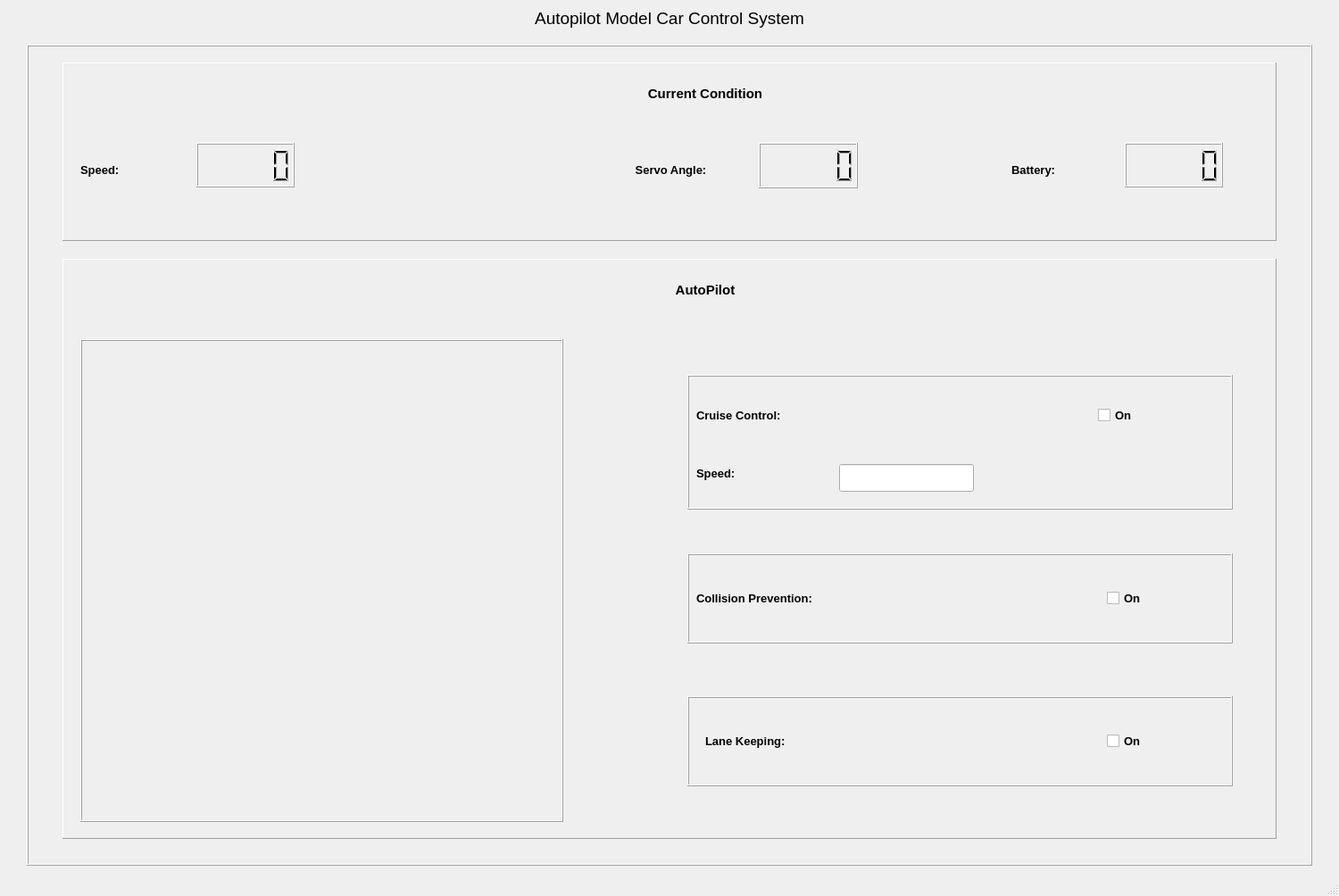
<?xml version="1.0" encoding="UTF-8"?>
<ui version="4.0">
 <class>MainWindow</class>
 <widget class="QMainWindow" name="MainWindow">
  <property name="geometry">
   <rect>
    <x>0</x>
    <y>0</y>
    <width>1500</width>
    <height>1004</height>
   </rect>
  </property>
  <property name="sizePolicy">
   <sizepolicy hsizetype="Expanding" vsizetype="Expanding">
    <horstretch>9</horstretch>
    <verstretch>0</verstretch>
   </sizepolicy>
  </property>
  <property name="minimumSize">
   <size>
    <width>1500</width>
    <height>1000</height>
   </size>
  </property>
  <property name="windowTitle">
   <string>MainWindow</string>
  </property>
  <widget class="QWidget" name="centralwidget">
   <widget class="QLabel" name="label">
    <property name="geometry">
     <rect>
      <x>0</x>
      <y>0</y>
      <width>1500</width>
      <height>40</height>
     </rect>
    </property>
    <property name="minimumSize">
     <size>
      <width>450</width>
      <height>40</height>
     </size>
    </property>
    <property name="font">
     <font>
      <family>Arial</family>
      <pointsize>14</pointsize>
     </font>
    </property>
    <property name="text">
     <string>Autopilot Model Car Control System</string>
    </property>
    <property name="alignment">
     <set>Qt::AlignCenter</set>
    </property>
   </widget>
   <widget class="QFrame" name="main">
    <property name="geometry">
     <rect>
      <x>30</x>
      <y>50</y>
      <width>1440</width>
      <height>920</height>
     </rect>
    </property>
    <property name="minimumSize">
     <size>
      <width>1440</width>
      <height>920</height>
     </size>
    </property>
    <property name="frameShape">
     <enum>QFrame::Box</enum>
    </property>
    <property name="frameShadow">
     <enum>QFrame::Raised</enum>
    </property>
    <property name="lineWidth">
     <number>1</number>
    </property>
    <widget class="QFrame" name="Condition">
     <property name="geometry">
      <rect>
       <x>40</x>
       <y>20</y>
       <width>1360</width>
       <height>200</height>
      </rect>
     </property>
     <property name="sizePolicy">
      <sizepolicy hsizetype="Expanding" vsizetype="Expanding">
       <horstretch>0</horstretch>
       <verstretch>0</verstretch>
      </sizepolicy>
     </property>
     <property name="minimumSize">
      <size>
       <width>1360</width>
       <height>150</height>
      </size>
     </property>
     <property name="frameShape">
      <enum>QFrame::Panel</enum>
     </property>
     <property name="frameShadow">
      <enum>QFrame::Raised</enum>
     </property>
     <property name="lineWidth">
      <number>1</number>
     </property>
     <widget class="QLabel" name="label_2">
      <property name="geometry">
       <rect>
        <x>40</x>
        <y>10</y>
        <width>1360</width>
        <height>50</height>
       </rect>
      </property>
      <property name="minimumSize">
       <size>
        <width>1360</width>
        <height>50</height>
       </size>
      </property>
      <property name="font">
       <font>
        <family>Arial</family>
        <pointsize>11</pointsize>
        <weight>75</weight>
        <bold>true</bold>
       </font>
      </property>
      <property name="text">
       <string>Current Condition</string>
      </property>
      <property name="alignment">
       <set>Qt::AlignCenter</set>
      </property>
     </widget>
     <widget class="QLabel" name="label_3">
      <property name="geometry">
       <rect>
        <x>20</x>
        <y>55</y>
        <width>141</width>
        <height>131</height>
       </rect>
      </property>
      <property name="font">
       <font>
        <family>Arial</family>
        <pointsize>10</pointsize>
        <weight>75</weight>
        <bold>true</bold>
       </font>
      </property>
      <property name="text">
       <string>Speed:</string>
      </property>
     </widget>
     <widget class="QLabel" name="label_4">
      <property name="geometry">
       <rect>
        <x>11</x>
        <y>50</y>
        <width>1341</width>
        <height>141</height>
       </rect>
      </property>
      <property name="font">
       <font>
        <family>Arial</family>
        <pointsize>10</pointsize>
        <weight>75</weight>
        <bold>true</bold>
       </font>
      </property>
      <property name="text">
       <string>Servo Angle:</string>
      </property>
      <property name="alignment">
       <set>Qt::AlignCenter</set>
      </property>
     </widget>
     <widget class="QLabel" name="label_5">
      <property name="geometry">
       <rect>
        <x>1063</x>
        <y>50</y>
        <width>131</width>
        <height>141</height>
       </rect>
      </property>
      <property name="font">
       <font>
        <family>Arial</family>
        <pointsize>10</pointsize>
        <weight>75</weight>
        <bold>true</bold>
       </font>
      </property>
      <property name="text">
       <string>Battery:</string>
      </property>
     </widget>
     <widget class="QLCDNumber" name="servo">
      <property name="geometry">
       <rect>
        <x>780</x>
        <y>90</y>
        <width>111</width>
        <height>51</height>
       </rect>
      </property>
      <property name="minimumSize">
       <size>
        <width>110</width>
        <height>50</height>
       </size>
      </property>
     </widget>
     <widget class="QLCDNumber" name="battery">
      <property name="geometry">
       <rect>
        <x>1190</x>
        <y>90</y>
        <width>110</width>
        <height>50</height>
       </rect>
      </property>
      <property name="minimumSize">
       <size>
        <width>110</width>
        <height>50</height>
       </size>
      </property>
     </widget>
     <widget class="QLCDNumber" name="speed">
      <property name="geometry">
       <rect>
        <x>150</x>
        <y>90</y>
        <width>110</width>
        <height>50</height>
       </rect>
      </property>
      <property name="minimumSize">
       <size>
        <width>110</width>
        <height>50</height>
       </size>
      </property>
     </widget>
    </widget>
    <widget class="QFrame" name="autopilot">
     <property name="geometry">
      <rect>
       <x>40</x>
       <y>240</y>
       <width>1360</width>
       <height>650</height>
      </rect>
     </property>
     <property name="minimumSize">
      <size>
       <width>1360</width>
       <height>650</height>
      </size>
     </property>
     <property name="frameShape">
      <enum>QFrame::Panel</enum>
     </property>
     <property name="frameShadow">
      <enum>QFrame::Raised</enum>
     </property>
     <widget class="QFrame" name="camera_2">
      <property name="geometry">
       <rect>
        <x>20</x>
        <y>90</y>
        <width>541</width>
        <height>541</height>
       </rect>
      </property>
      <property name="frameShape">
       <enum>QFrame::Box</enum>
      </property>
      <property name="frameShadow">
       <enum>QFrame::Raised</enum>
      </property>
     </widget>
     <widget class="QLabel" name="label_6">
      <property name="geometry">
       <rect>
        <x>40</x>
        <y>10</y>
        <width>1360</width>
        <height>50</height>
       </rect>
      </property>
      <property name="font">
       <font>
        <family>Arial</family>
        <pointsize>11</pointsize>
        <weight>75</weight>
        <bold>true</bold>
       </font>
      </property>
      <property name="text">
       <string>AutoPilot</string>
      </property>
      <property name="alignment">
       <set>Qt::AlignCenter</set>
      </property>
     </widget>
     <widget class="QFrame" name="cruise_control">
      <property name="geometry">
       <rect>
        <x>700</x>
        <y>130</y>
        <width>611</width>
        <height>151</height>
       </rect>
      </property>
      <property name="frameShape">
       <enum>QFrame::Box</enum>
      </property>
      <property name="frameShadow">
       <enum>QFrame::Raised</enum>
      </property>
      <widget class="QLabel" name="label_7">
       <property name="geometry">
        <rect>
         <x>10</x>
         <y>10</y>
         <width>441</width>
         <height>71</height>
        </rect>
       </property>
       <property name="font">
        <font>
         <family>Arial</family>
         <pointsize>10</pointsize>
         <weight>75</weight>
         <bold>true</bold>
        </font>
       </property>
       <property name="text">
        <string>Cruise Control:</string>
       </property>
      </widget>
      <widget class="QLineEdit" name="speed_input">
       <property name="geometry">
        <rect>
         <x>170</x>
         <y>100</y>
         <width>151</width>
         <height>31</height>
        </rect>
       </property>
      </widget>
      <widget class="QLabel" name="label_8">
       <property name="geometry">
        <rect>
         <x>10</x>
         <y>80</y>
         <width>151</width>
         <height>61</height>
        </rect>
       </property>
       <property name="font">
        <font>
         <family>Arial</family>
         <pointsize>10</pointsize>
         <weight>75</weight>
         <bold>true</bold>
        </font>
       </property>
       <property name="text">
        <string>Speed:</string>
       </property>
      </widget>
      <widget class="QCheckBox" name="cruise">
       <property name="geometry">
        <rect>
         <x>460</x>
         <y>10</y>
         <width>131</width>
         <height>71</height>
        </rect>
       </property>
       <property name="font">
        <font>
         <family>Arial</family>
         <pointsize>10</pointsize>
         <weight>75</weight>
         <bold>true</bold>
        </font>
       </property>
       <property name="text">
        <string>On</string>
       </property>
      </widget>
     </widget>
     <widget class="QFrame" name="collision_prevention">
      <property name="geometry">
       <rect>
        <x>700</x>
        <y>330</y>
        <width>611</width>
        <height>101</height>
       </rect>
      </property>
      <property name="frameShape">
       <enum>QFrame::Box</enum>
      </property>
      <property name="frameShadow">
       <enum>QFrame::Raised</enum>
      </property>
      <widget class="QLabel" name="label_9">
       <property name="geometry">
        <rect>
         <x>10</x>
         <y>10</y>
         <width>451</width>
         <height>81</height>
        </rect>
       </property>
       <property name="font">
        <font>
         <family>Arial</family>
         <pointsize>10</pointsize>
         <weight>75</weight>
         <bold>true</bold>
        </font>
       </property>
       <property name="text">
        <string>Collision Prevention:</string>
       </property>
      </widget>
      <widget class="QCheckBox" name="collision">
       <property name="geometry">
        <rect>
         <x>470</x>
         <y>10</y>
         <width>131</width>
         <height>81</height>
        </rect>
       </property>
       <property name="font">
        <font>
         <family>Arial</family>
         <pointsize>10</pointsize>
         <weight>75</weight>
         <bold>true</bold>
        </font>
       </property>
       <property name="text">
        <string>On</string>
       </property>
      </widget>
     </widget>
     <widget class="QFrame" name="lane_keeping">
      <property name="geometry">
       <rect>
        <x>700</x>
        <y>490</y>
        <width>611</width>
        <height>101</height>
       </rect>
      </property>
      <property name="frameShape">
       <enum>QFrame::Box</enum>
      </property>
      <property name="frameShadow">
       <enum>QFrame::Raised</enum>
      </property>
      <widget class="QLabel" name="label_10">
       <property name="geometry">
        <rect>
         <x>20</x>
         <y>10</y>
         <width>441</width>
         <height>81</height>
        </rect>
       </property>
       <property name="font">
        <font>
         <family>Arial</family>
         <pointsize>10</pointsize>
         <weight>75</weight>
         <bold>true</bold>
        </font>
       </property>
       <property name="text">
        <string>Lane Keeping:</string>
       </property>
      </widget>
      <widget class="QCheckBox" name="lane">
       <property name="geometry">
        <rect>
         <x>470</x>
         <y>10</y>
         <width>131</width>
         <height>81</height>
        </rect>
       </property>
       <property name="font">
        <font>
         <family>Arial</family>
         <pointsize>10</pointsize>
         <weight>75</weight>
         <bold>true</bold>
        </font>
       </property>
       <property name="text">
        <string>On</string>
       </property>
      </widget>
     </widget>
    </widget>
   </widget>
  </widget>
  <widget class="QMenuBar" name="menubar">
   <property name="geometry">
    <rect>
     <x>0</x>
     <y>0</y>
     <width>1500</width>
     <height>22</height>
    </rect>
   </property>
  </widget>
  <widget class="QStatusBar" name="statusbar"/>
 </widget>
 <resources/>
 <connections/>
</ui>
